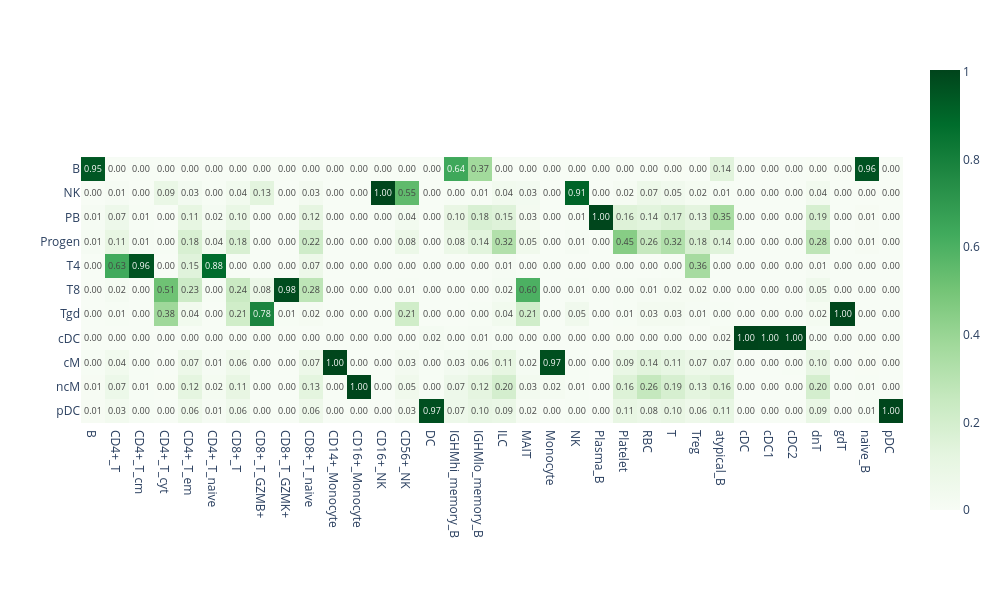

Notebook code cell kept with this figure:
### Code cell
plot_cluster_mapping(cluster_mapping, height=600, show=True)

### Figure 1 — Plotly figure (JSON) as saved in the notebook; plotly's stock layout.template omitted (floating-point values rounded to 4 significant figures; data arrays with more than 128 entries replaced by an {"elided": "..."} marker saying what was removed)
{"data": [{"coloraxis": "coloraxis", "hovertemplate": "x: %{x}<br>y: %{y}<br>color: %{z}<extra></extra>", "name": "0", "texttemplate": "%{z:.2f}", "type": "heatmap", "x": ["B", "CD4+_T", "CD4+_T_cm", "CD4+_T_cyt", "CD4+_T_em", "CD4+_T_naive", "CD8+_T", "CD8+_T_GZMB+", "CD8+_T_GZMK+", "CD8+_T_naive", "CD14+_Monocyte", "CD16+_Monocyte", "CD16+_NK", "CD56+_NK", "DC", "IGHMhi_memory_B", "IGHMlo_memory_B", "ILC", "MAIT", "Monocyte", "NK", "Plasma_B", "Platelet", "RBC", "T", "Treg", "atypical_B", "cDC", "cDC1", "cDC2", "dnT", "gdT", "naive_B", "pDC"], "xaxis": "x", "y": ["B", "NK", "PB", "Progen", "T4", "T8", "Tgd", "cDC", "cM", "ncM", "pDC"], "yaxis": "y", "z": {"elided": "11x34 float values"}}], "layout": {"autosize": false, "coloraxis": {"colorscale": [[0, "rgb(247,252,245)"], [0.125, "rgb(229,245,224)"], [0.25, "rgb(199,233,192)"], [0.375, "rgb(161,217,155)"], [0.5, "rgb(116,196,118)"], [0.625, "rgb(65,171,93)"], [0.75, "rgb(35,139,69)"], [0.875, "rgb(0,109,44)"], [1, "rgb(0,68,27)"]]}, "height": 600, "margin": {"t": 60}, "width": 1000, "xaxis": {"anchor": "y", "autorange": true, "constrain": "domain", "domain": [0, 1], "range": [-0.5, 33.5], "scaleanchor": "y", "type": "category"}, "yaxis": {"anchor": "x", "autorange": true, "constrain": "domain", "domain": [0.2109, 0.7891], "range": [10.5, -0.5], "type": "category"}}}
